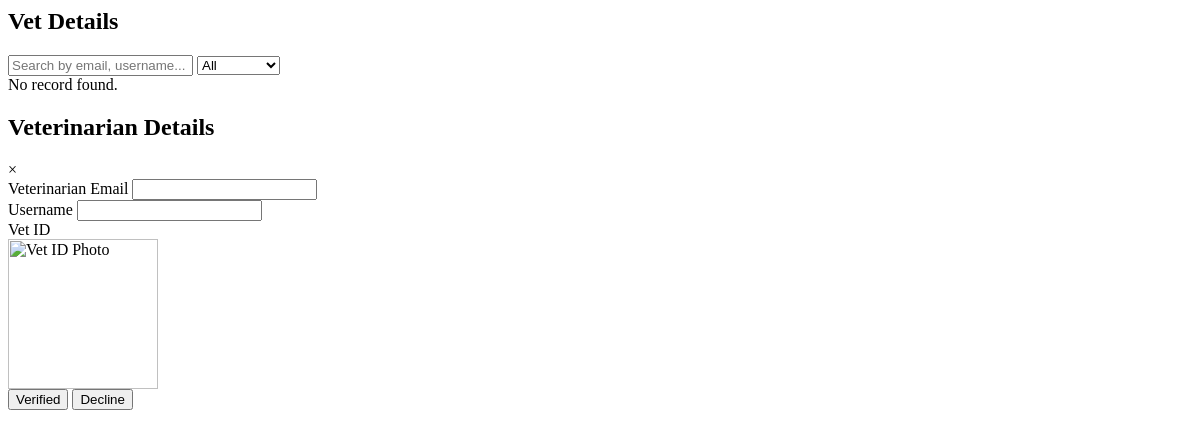
The app's page /lgupages/vetId.php, older data.
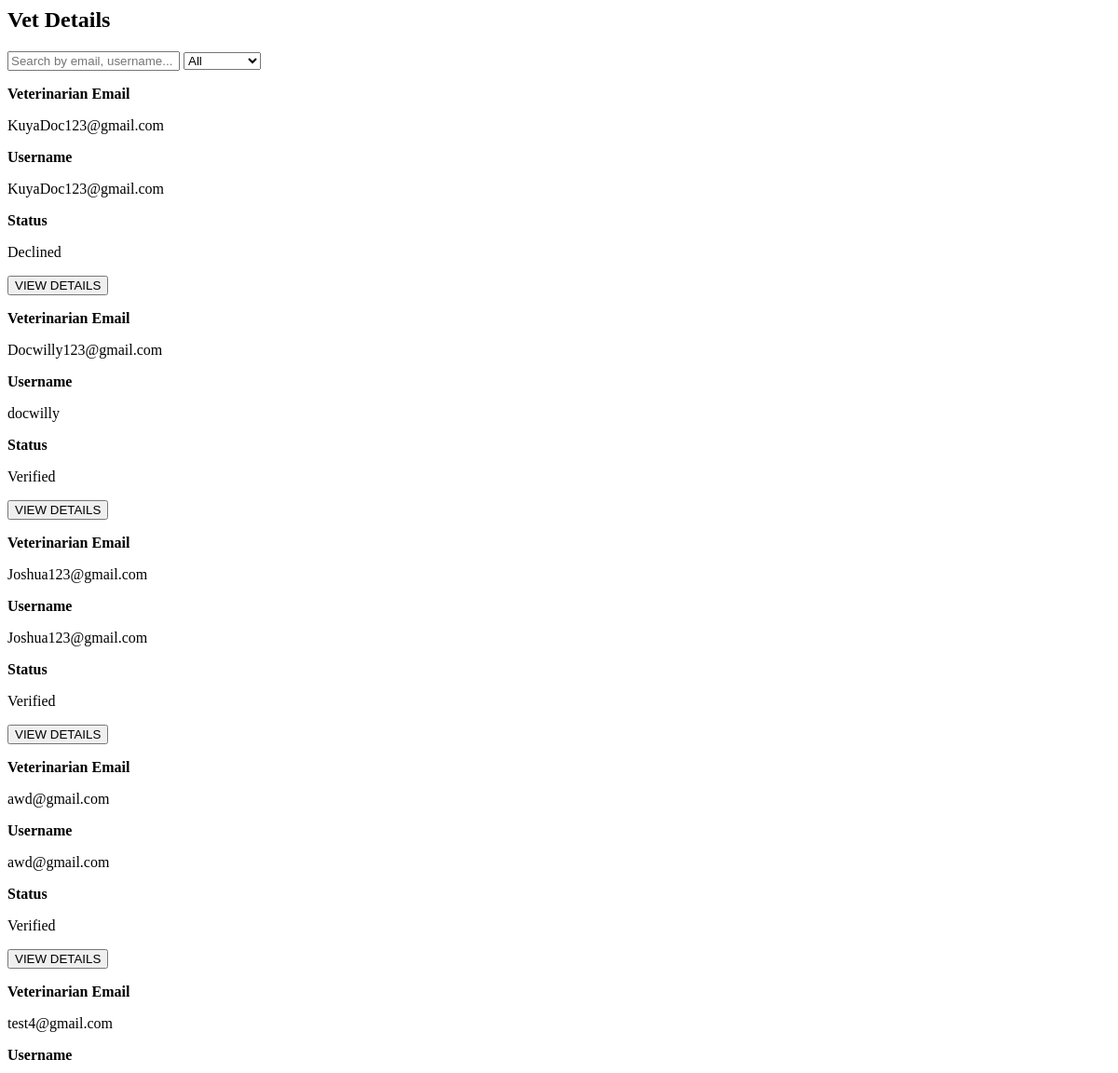
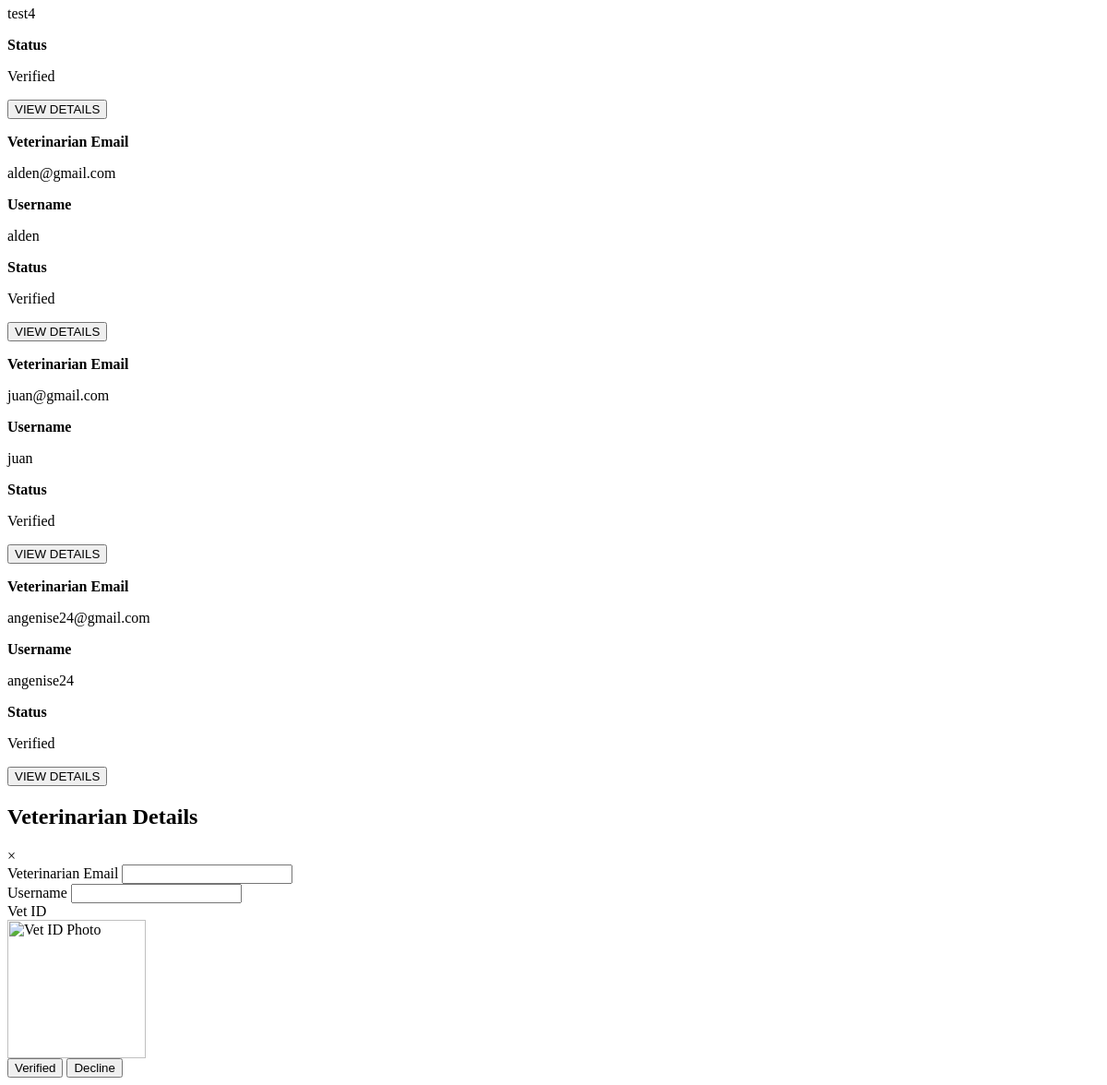
The same page, newer data (2 pictures, top to bottom).
### tables this page shows
CREATE TABLE `users` (
  `UserID` int(11) NOT NULL,
  `Name` varchar(60) DEFAULT NULL,
  `Bio` text DEFAULT NULL,
  `Username` varchar(255) NOT NULL,
  `Gender` varchar(60) NOT NULL,
  `Email` varchar(255) NOT NULL,
  `Password` varchar(255) NOT NULL,
  `ProfilePic` varchar(255) DEFAULT NULL,
  `BirthDate` date DEFAULT NULL,
  `Contact` varchar(60) DEFAULT NULL,
  `Address` longtext DEFAULT NULL,
  `Link_address` longtext DEFAULT NULL,
  `Role` varchar(255) NOT NULL DEFAULT 'pet_owner',
  `license_proof` varchar(255) DEFAULT NULL,
  `otp_code` varchar(10) DEFAULT NULL,
  `otp_expiry` datetime DEFAULT NULL,
  `status` int(11) NOT NULL COMMENT '0=unverified,1=verified,2=deleted'
);

### api/config/dbconnect.php (called while the page is built, shortened)
<?php
class db_connect
{
    public $host = db_host;
    public $user = db_user;
    public $pass = db_pass;
    public $name = db_name;
    public function connect()
    {
        try {
            $this->conn = new mysqli($this->host, $this->user, $this->pass, $this->name);
        } catch (\Throwable $th) {
            header("Location:setup.php");
        }
    }
}
?>

### api/config/class.php (called while the page is built, shortened)
<?php
include ('dbconnect.php');
class global_class extends db_connect
{
    public function fetch_all_vet()
    {
        $query = $this->conn->prepare("SELECT * from users where Role='vet' ORDER BY `UserID` DESC ");
        if ($query->execute()) {
            $result = $query->get_result();
            return $result;
        }
    }
}

### lgupages/vetId.php (the view, shortened to what this page needs)
<section>
    <h1 class="heading">Vet Details</h1>
    <div class="search-sort-container">
        <input type="text" id="searchBox" placeholder="Search by email, username...">
        <select id="statusFilter">
            <option value="all">All</option>
        </select>
    </div>
    <div class="approval-list">
        <?php
        $db = new global_class();
        $status = "accept_by_vet";
        $fetch_vets = $db->fetch_all_vet($status);
        if (mysqli_num_rows($fetch_vets) > 0):
            foreach ($fetch_vets as $vet):
                $status = "Unverified";
                if($vet['status'] == '1') {
                    $status = "Verified";
                } elseif($vet['status'] == '2') {
                    $status = "Declined";
                }
        ?>
        <div class="approval-card" data-status="<?= $status ?>">
            <div class="approval-info">
                <div class="approval-details">
                    <p><strong>Veterinarian Email</strong></p>
                    <p><?= $vet['Email'] ?></p>
                </div>
                <div class="approval-details">
                    <p><strong>Username</strong></p>
                    <p><?= $vet['Username'] ?></p>
                </div>
                <div class="approval-details">
                    <p><strong>Status</strong></p>
                    <p><?= $status ?></p>
                </div>
            </div>
            <div class="actions">
                <button class="approval-view-details"
                    data-vet-UserID="<?= $vet['UserID'] ?>"
                    data-vet-email="<?= $vet['Email'] ?>"
                    data-vet-username="<?= $vet['Username'] ?>"
                    data-vet-license_proof="<?= $vet['license_proof'] ?>"
                >VIEW DETAILS</button>
            </div>
        </div>
        <?php
            endforeach;
        ?>
        <?php else: ?>
            <tr>
                <td colspan="5" class="p-2">No record found.</td>
            </tr>
        <?php endif; ?>
    </div>
</section>
<div id="ApprovalModal" class="edit-modal">
    <div class="approval-modal-content">
        <div class="approval-modal-header">
            <h2>Veterinarian Details</h2>
            <span class="approval-close">&times;</span>
        </div>
        <div class="approval-modal-body">
            <div>
                <label>Veterinarian Email</label>
                <input type="text" id="modal-vet-email" readonly>
            </div>
            <div>
                <label>Username</label>
                <input type="text" id="modal-vet-username" readonly>
            </div>
            <div>
                <label>Vet ID</label>
                <div class="clickable-image">
                    <img id="modal-vet-id" src="" alt="Vet ID Photo" style="width: 150px; height: auto;">
                </div>
            </div>
            <div class="approval-modal-footer">
                <button type="button" id="verified_vet" name="status" value="1">Verified</button>
                <button type="button" id="declined_vet" name="status" value="2">Decline</button>
            </div>
        </div>
    </div>
</div>

Row changes from the older to the newer data that the page shows:
added users: Email "KuyaDoc123@gmail.com", Username "KuyaDoc123@gmail.com", status "Declined"
added users: Email "Docwilly123@gmail.com", Username "docwilly", status "Verified"
added users: Email "Joshua123@gmail.com", Username "Joshua123@gmail.com", status "Verified"
added users: Email "awd@gmail.com", Username "awd@gmail.com", status "Verified"
added users: Email "test4@gmail.com", Username "test4", status "Verified"
added users: Email "alden@gmail.com", Username "alden", status "Verified"
added users: Email "juan@gmail.com", Username "juan", status "Verified"
added users: Email "angenise24@gmail.com", Username "angenise24", status "Verified"
Text that changed along with them:
text no longer shown: "No record found."
